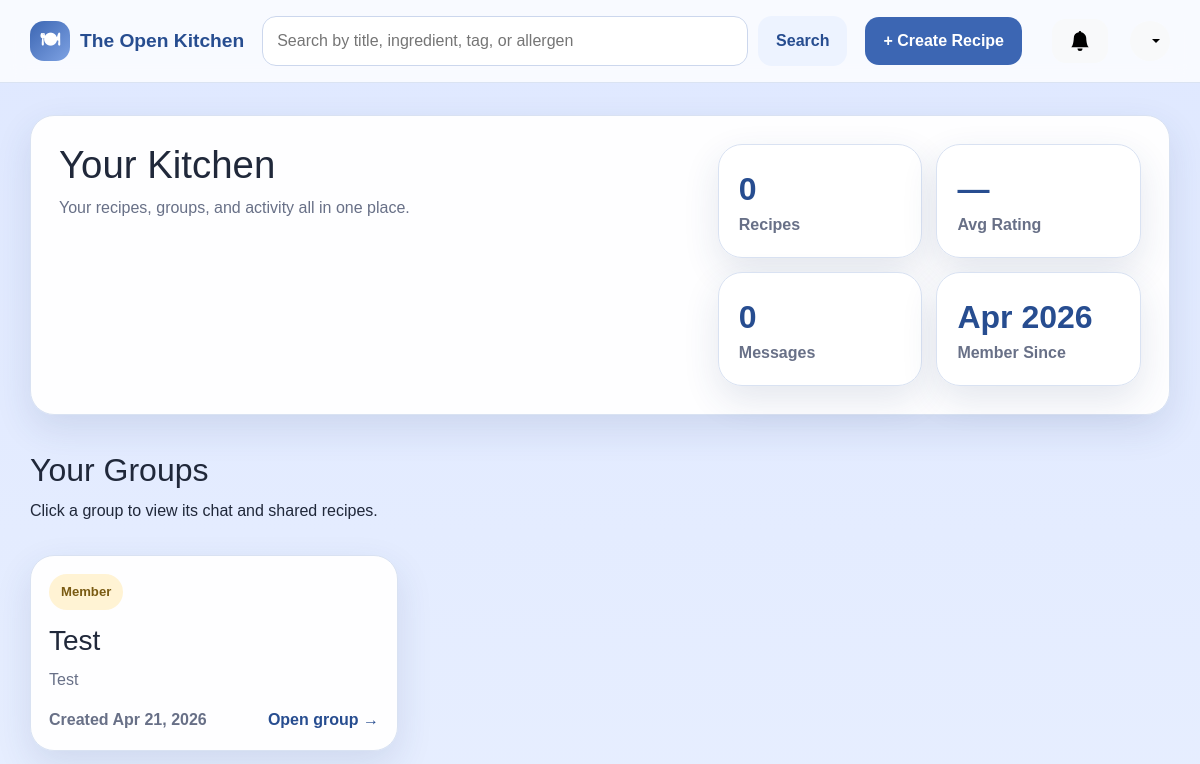
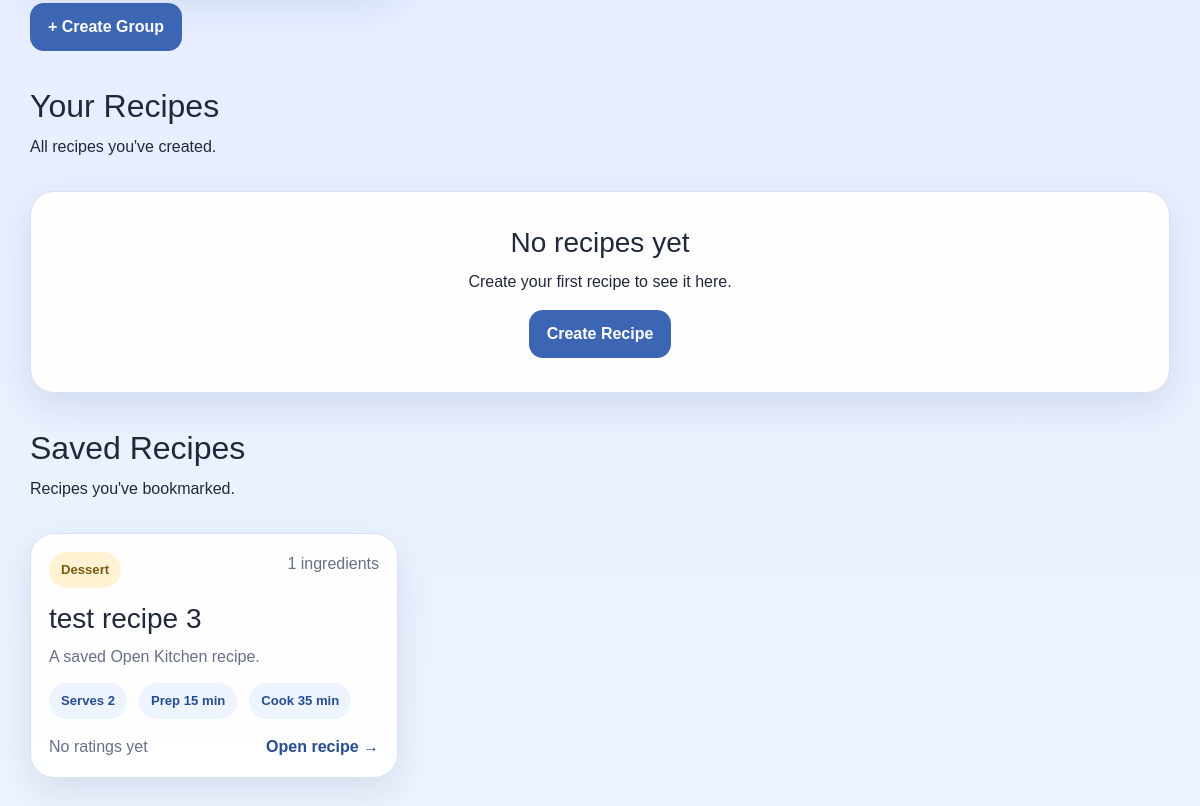
Before: /groups (signed in) with the older database file (2 pictures, top to bottom).
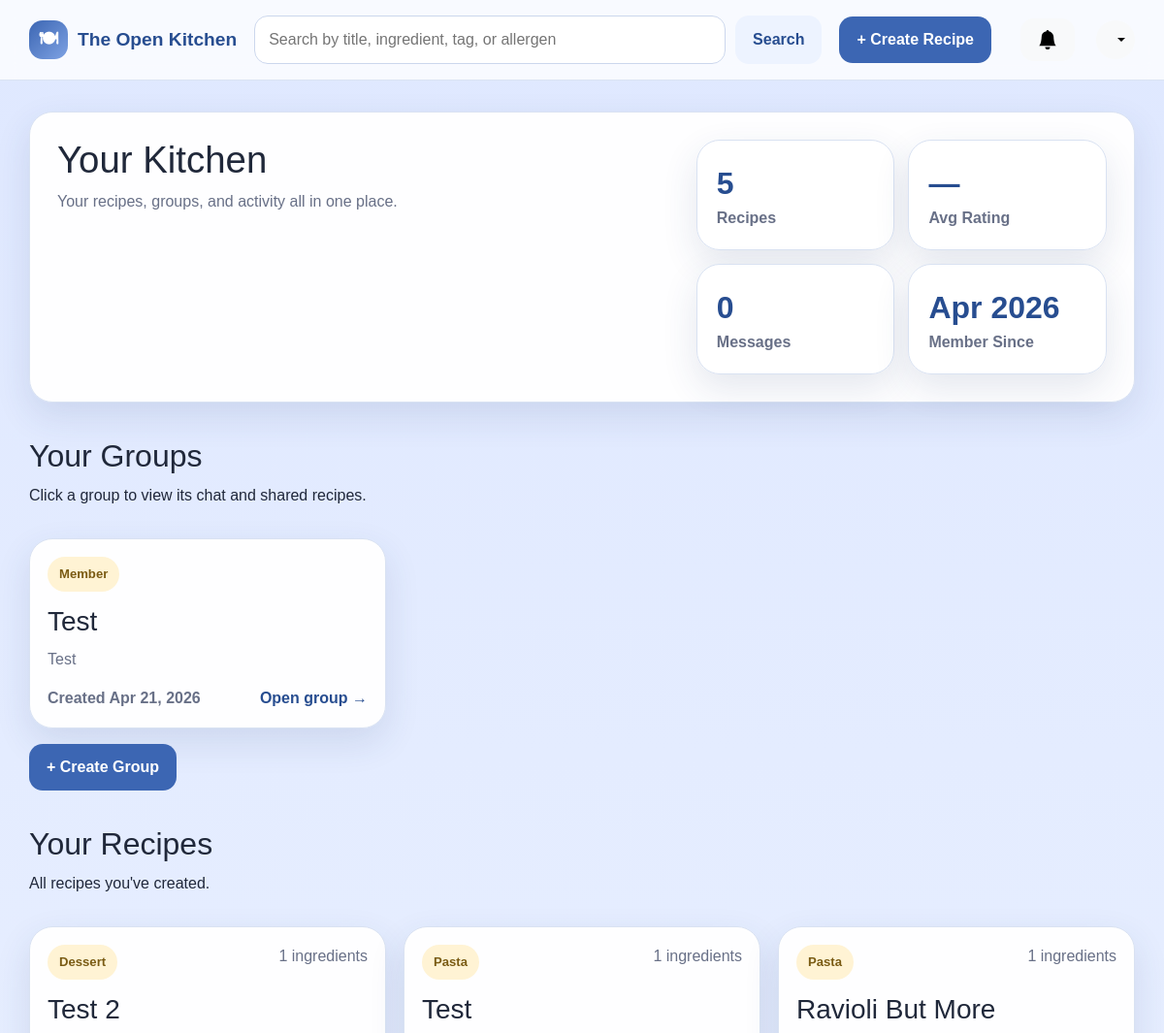
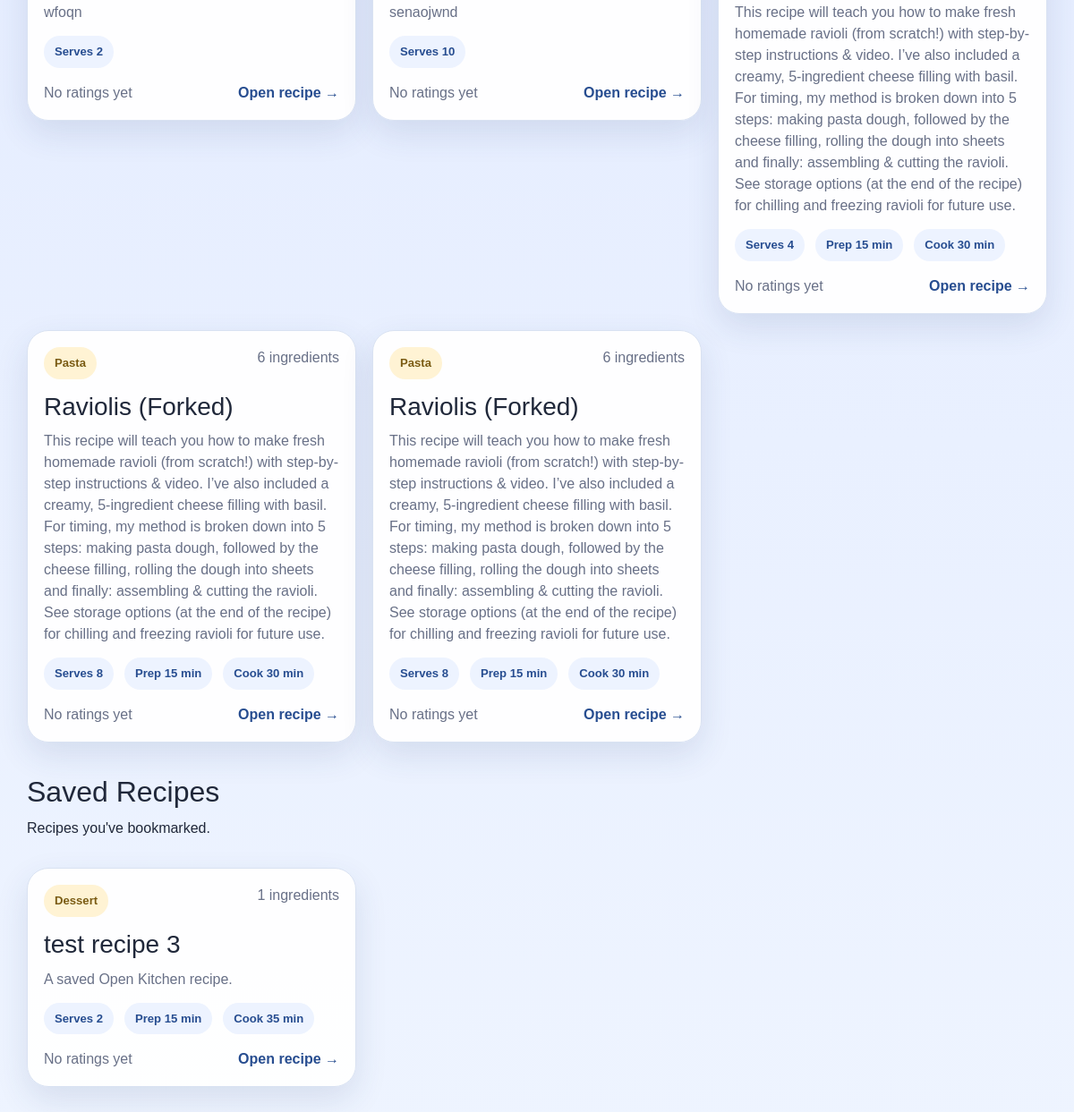
After: the same page with the newer database file (2 pictures, top to bottom).
### app/models.py (models this page shows, shortened)
class User(db.Model):
    __tablename__ = 'users'
    id = db.Column(db.Integer, primary_key=True)
    firstName = db.Column(db.String(50), nullable=False)
    lastName = db.Column(db.String(50), nullable=False)
    email = db.Column(db.String(100), unique=True, nullable=False)
    password = db.Column(db.String(255), nullable=False)
    role = db.Column(db.String(20), nullable=False, default='contributor')
    isActive = db.Column(db.Boolean, default=True)
    dateCreated = db.Column(db.DateTime, nullable=False, default=datetime.now)
    recipes = db.relationship('Recipe', backref='author', lazy=True)

class Group(db.Model):
    __tablename__ = 'groups'
    id = db.Column(db.Integer, primary_key=True)
    leaderID = db.Column(db.Integer, db.ForeignKey('users.id'), nullable=False)
    name = db.Column(db.String(100), nullable=False)
    description = db.Column(db.Text)
    dateCreated = db.Column(db.DateTime, nullable=False)
    members = db.relationship('GroupMember', backref='group', lazy=True)
    messages = db.relationship('GroupMessage', backref='group', lazy=True)

class Category(db.Model):
    __tablename__ = 'categories'
    id = db.Column(db.Integer, primary_key=True)
    name = db.Column(db.String(32), unique=True, nullable=False)

class Recipe(db.Model):
    __tablename__ = 'recipes'
    id = db.Column(db.Integer, primary_key=True)
    authorID = db.Column(db.Integer, db.ForeignKey('users.id'), nullable=False)
    title = db.Column(db.String(150), nullable=False)
    description = db.Column(db.Text, nullable=True)
    instructions = db.Column(db.Text, nullable=False)
    forkedFrom = db.Column(db.Integer, db.ForeignKey('recipes.id'), nullable=True)
    baseServings = db.Column(db.Integer, nullable=False)
    prepTime = db.Column(db.Integer, nullable=True)
    cookTime = db.Column(db.Integer, nullable=True)
    dateCreated = db.Column(db.DateTime, nullable=False, default=datetime.now)
    ingredients = db.relationship('Ingredient', backref='recipe', lazy=True, cascade='all, delete-orphan')
    categories = db.relationship('RecipeCategory', backref='recipe', lazy=True, cascade='all, delete-orphan')
    dietary_tags = db.relationship('RecipeDietaryTag', backref='recipe', lazy=True, cascade='all, delete-orphan')
    allergens = db.relationship('RecipeAllergen', backref='recipe', lazy=True, cascade='all, delete-orphan')

### app/routes.py (the view)
@app.route('/groups')
@login_required
def my_groups():
    user = get_current_user()
    user_groups = (
        db.session.query(Group)
        .join(GroupMember, Group.id == GroupMember.groupID)
        .filter(GroupMember.userID == user.id)
        .all()
    )
    user_recipes = Recipe.query.filter_by(authorID=user.id).order_by(Recipe.dateCreated.desc()).all()
    recipe_data = [_recipe_card_data(r) for r in user_recipes]
    saved_query = (
        db.session.query(Recipe)
        .join(SavedRecipe, Recipe.id == SavedRecipe.recipeID)
        .filter(SavedRecipe.userID == user.id)
        .all()
    )
    saved_recipes = [_recipe_card_data(r) for r in saved_query]
    message_count = GroupMessage.query.filter_by(senderID=user.id).count()
    ratings = (
        db.session.query(func.avg(Rating.stars))
        .join(Recipe, Rating.recipeID == Recipe.id)
        .filter(Recipe.authorID == user.id)
        .scalar()
    )
    avg_rating = round(ratings, 1) if ratings else None
    return render_template('groups/index.html',
                           user=user,
                           groups=user_groups,
                           recipe_data=recipe_data,
                           saved_recipes=saved_recipes,
                           message_count=message_count,
                           avg_rating=avg_rating)

### app/templates/groups/index.html (shortened to what this page needs)
{% extends "base.html" %}
{% block content %}
<section class="hero-card">
    <div>
        <h1>Your Kitchen</h1>
        <p class="hero-copy">Your recipes, groups, and activity all in one place.</p>
    </div>
    <div class="stats-panel">
        <div class="stat-card">
            <span class="stat-number">{{ recipe_data|length }}</span>
            <span class="stat-label">Recipes</span>
        </div>
        <div class="stat-card">
            <span class="stat-number">{{ avg_rating or '—' }}</span>
            <span class="stat-label">Avg Rating</span>
        </div>
        <div class="stat-card">
            <span class="stat-number">{{ message_count }}</span>
            <span class="stat-label">Messages</span>
        </div>
        <div class="stat-card">
            <span class="stat-number">
                {{ user.dateCreated.strftime('%b %Y') if user else 'N/A' }}
            </span>
            <span class="stat-label">Member Since</span>
        </div>
    </div>
</section>
<section class="section-head" style="margin-top: 36px;">
    <div>
        <h2>Your Groups</h2>
        <p>Click a group to view its chat and shared recipes.</p>
    </div>
</section>
{% if groups %}
<div class="card-grid">
    {% for group in groups %}
    <a href="{{ url_for('view_group', group_id=group.id) }}" class="recipe-card-link">
        <article class="recipe-card">
            <div class="recipe-card-top">
                <span class="mini-pill">{{ 'Leader' if group.leaderID == 1 else 'Member' }}</span>
            </div>
            <h3>{{ group.name }}</h3>
            <p>{{ group.description or 'No description provided.' }}</p>
            <div class="recipe-card-footer">
                <span class="muted-small">Created {{ group.dateCreated.strftime('%b %d, %Y') }}</span>
                <span>Open group →</span>
            </div>
        </article>
    </a>
    {% endfor %}
</div>
{% else %}
<div class="empty-state">
    <h3>No groups yet</h3>
    <p>Create a group and invite others to start sharing recipes.</p>
</div>
{% endif %}
<div class="mt-3 mb-4">
    <a href="{{ url_for('create_group') }}" class="btn btn-primary">+ Create Group</a>
</div>
<section class="section-head" style="margin-top: 36px;">
    <div>
        <h2>Your Recipes</h2>
        <p>All recipes you've created.</p>
    </div>
</section>
{% if recipe_data %}
<div class="card-grid">
    {% for item in recipe_data %}
    <a href="{{ url_for('view_recipe', recipe_id=item.recipe.id) }}" class="recipe-card-link">
        <article class="recipe-card">
            <div class="recipe-card-top">
                <span class="mini-pill">{{ item.category_names[0] if item.category_names else 'Recipe' }}</span>
                <span class="muted-small">{{ item.ingredient_count }} ingredients</span>
            </div>
            <h3>{{ item.recipe.title }}</h3>
            <p>{{ item.recipe.description or 'A saved Open Kitchen recipe.' }}</p>
            <div class="pill-row">
                <span class="pill">Serves {{ item.recipe.baseServings }}</span>
                {% if item.recipe.prepTime %}<span class="pill">Prep {{ item.recipe.prepTime }} min</span>{% endif %}
                {% if item.recipe.cookTime %}<span class="pill">Cook {{ item.recipe.cookTime }} min</span>{% endif %}
            </div>
            <div class="recipe-card-footer">
                {% if item.avg_rating %}
                <span class="card-stars">
                    {% for i in range(1, 6) %}
                        <span class="{% if i <= item.avg_rating|round(0,'floor')|int %}star-on{% else %}star-off{% endif %}">★</span>
                    {% endfor %}
                    <span class="rating-score">{{ item.avg_rating }} ({{ item.rating_count }})</span>
                </span>
                {% else %}
                <span class="muted-small no-rating">No ratings yet</span>
                {% endif %}
                <span>Open recipe →</span>
            </div>
        </article>
    </a>
    {% endfor %}
</div>
{% else %}
<div class="empty-state">
    <h3>No recipes yet</h3>
    <p>Create your first recipe to see it here.</p>
    <a href="{{ url_for('create_recipe') }}" class="btn btn-primary">Create Recipe</a>
</div>
{% endif %}
<section class="section-head" style="margin-top: 36px;">
    <div>
        <h2>Saved Recipes</h2>
        <p>Recipes you've bookmarked.</p>
    </div>
</section>
{% if saved_recipes %}
<div class="card-grid">
    {% for item in saved_recipes %}
    <a href="{{ url_for('view_recipe', recipe_id=item.recipe.id) }}" class="recipe-card-link">
        <article class="recipe-card">
            <div class="recipe-card-top">
                <span class="mini-pill">
                    {{ item.category_names[0] if item.category_names else 'Recipe' }}
                </span>
                <span class="muted-small">{{ item.ingredient_count }} ingredients</span>
            </div>
            <h3>{{ item.recipe.title }}</h3>
            <p>{{ item.recipe.description or 'A saved Open Kitchen recipe.' }}</p>
            <div class="pill-row">
                <span class="pill">Serves {{ item.recipe.baseServings }}</span>
                {% if item.recipe.prepTime %}
                    <span class="pill">Prep {{ item.recipe.prepTime }} min</span>
                {% endif %}
                {% if item.recipe.cookTime %}
                    <span class="pill">Cook {{ item.recipe.cookTime }} min</span>
                {% endif %}
            </div>
            <div class="recipe-card-footer">
                {% if item.avg_rating %}
                <span class="card-stars">
                    {% for i in range(1, 6) %}
                        <span class="{% if i <= item.avg_rating|round(0,'floor')|int %}star-on{% else %}star-off{% endif %}">★</span>
                    {% endfor %}
                    <span class="rating-score">{{ item.avg_rating }} ({{ item.rating_count }})</span>
                </span>
                {% else %}
                <span class="muted-small no-rating">No ratings yet</span>
                {% endif %}
                <span>Open recipe →</span>
            </div>
        </article>
    </a>
    {% endfor %}
</div>
{% else %}
<div class="empty-state">
    <h3>No saved recipes</h3>
    <p>Save recipes to quickly find them later.</p>
</div>
{% endif %}
{% endblock %}

### app/templates/base.html (shortened to what this page needs)
<!DOCTYPE html>
<html lang="en">
<head>
    <link href="https://cdn.jsdelivr.net/npm/bootstrap@5.3.3/dist/css/bootstrap.min.css" rel="stylesheet">
    <link rel="stylesheet" href="{{ url_for('static', filename='style.css') }}">
</head>
<body>
    <header class="site-header">
        <div class="container nav-wrap">
            <a class="brand" href="{{ url_for('dashboard') }}">
                <span class="brand-mark">🍽</span>
                <span>The Open Kitchen</span>
            </a>
            <form class="searchbar" action="{{ url_for('search') }}" method="get">
                <input type="text" name="q" placeholder="Search by title, ingredient, tag, or allergen"
                       value="{{ request.args.get('q', '') }}">
                <button type="submit" class="btn btn-secondary">Search</button>
            </form>
            <nav class="nav-links">
                {% if session.get('user_id') %}
                    <a href="{{ url_for('create_recipe') }}" class="btn btn-primary">+ Create Recipe</a>
                {% else %}
                    <a href="{{ url_for('login') }}" class="btn btn-primary">Log In</a>
                {% endif %}
                {% if session.get('user_id') %}
                <button type="button"
                        id="notificationBtn"
                        class="btn btn-light position-relative ms-3"
                        data-bs-toggle="offcanvas"
                        data-bs-target="#notificationPanel"
                        aria-controls="notificationPanel">
                    <svg xmlns="http://www.w3.org/2000/svg" width="20" height="20" fill="currentColor" class="bi bi-bell-fill" viewBox="0 0 16 16">
                        <path d="M8 16a2 2 0 0 0 2-2H6a2 2 0 0 0 2 2m.995-14.901a1 1 0 1 0-1.99 0A5 5 0 0 0 3 6c0 1.098-.5 6-2 7h14c-1.5-1-2-5.902-2-7 0-2.42-1.72-4.44-4.005-4.901"/>
                    </svg>
                </button>
                {% endif %}
                {% if session.get('user_id') %}
                <div class="dropdown ms-2">
                    <button class="btn btn-light dropdown-toggle d-flex align-items-center justify-content-center"
                            type="button"
                            id="profileDropdown"
                            data-bs-toggle="dropdown"
                            aria-expanded="false"
                            style="width: 40px; height: 40px; border-radius: 50%;">
                    </button>
                </div>
                {% endif %}
            </nav>
        </div>
    </header>
    <main class="container page-shell">
        {% block content %}{% endblock %}
    </main>
    <div class="toast-container position-fixed top-0 end-0 p-3" style="z-index: 1100;" id="toastContainer"></div>
</body>
</html>

Changed rows visible on the page:
added Recipe: recipe "Test 2", recipe "wfoqn", recipe.baseServings "2"
now on this page (row unchanged): Category: name "Pasta" "Pasta" "Pasta" "Pasta"
added Recipe: recipe "Test", recipe "senaojwnd", recipe.baseServings "10"
added Recipe: recipe "Ravioli But More", recipe "This recipe will teach you how to make fresh homemade ravioli (from scratch!) with step-by-step instructions & video. I’ve also included a creamy, 5-ingredient cheese filling with basil. For timing, my method is broken down into 5 steps: making pasta dough, followed by the cheese filling, rolling the dough into sheets and finally: assembling & cutting the ravioli. See storage options (at the end of the recipe) for chilling and freezing ravioli for future use.", recipe.baseServings "4", recipe.prepTime "15", recipe.cookTime "30"
added Recipe: recipe "Raviolis (Forked)", recipe "This recipe will teach you how to make fresh homemade ravioli (from scratch!) with step-by-step instructions & video. I’ve also included a creamy, 5-ingredient cheese filling with basil. For timing, my method is broken down into 5 steps: making pasta dough, followed by the cheese filling, rolling the dough into sheets and finally: assembling & cutting the ravioli. See storage options (at the end of the recipe) for chilling and freezing ravioli for future use.", recipe.baseServings "8", recipe.prepTime "15", recipe.cookTime "30"
added Recipe: recipe "Raviolis (Forked)", recipe "This recipe will teach you how to make fresh homemade ravioli (from scratch!) with step-by-step instructions & video. I’ve also included a creamy, 5-ingredient cheese filling with basil. For timing, my method is broken down into 5 steps: making pasta dough, followed by the cheese filling, rolling the dough into sheets and finally: assembling & cutting the ravioli. See storage options (at the end of the recipe) for chilling and freezing ravioli for future use.", recipe.baseServings "8", recipe.prepTime "15", recipe.cookTime "30"
Other visible differences:
{{ recipe_data|length }}: "0" → "5"
new list line: "Dessert"
new list line: "1 ingredients Serves No ratings yet Open recipe →"
new list line: "1 ingredients Serves Prep min Cook min No ratings yet Open recipe →"
new list line: "6 ingredients Serves Prep min Cook min No ratings yet Open recipe →"
text no longer shown: "No recipes yet Create your first recipe to see it here. Create Recipe"
